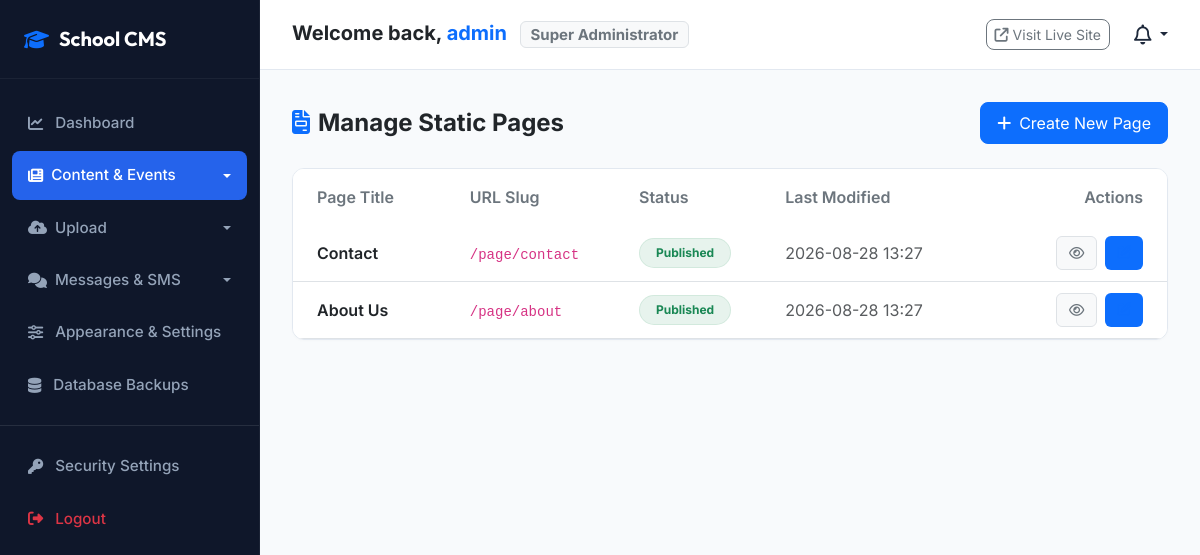
The page /admin/pages (signed in) on the database its author committed.
### app/models/user.py (models this page shows, shortened)
class User(UserMixin, db.Model):
    id = db.Column(db.Integer, primary_key=True)
    username = db.Column(db.String(64), unique=True, nullable=False, index=True)
    email = db.Column(db.String(120), unique=True, nullable=False, index=True)
    password_hash = db.Column(db.String(256), nullable=False)
    is_admin = db.Column(db.Boolean, default=False)
    is_active = db.Column(db.Boolean, default=True)
    school_id = db.Column(db.Integer, db.ForeignKey('school.id'), nullable=True)
    last_login = db.Column(db.DateTime, nullable=True)
    created_at = db.Column(db.DateTime, default=datetime.utcnow)
    updated_at = db.Column(db.DateTime, default=datetime.utcnow, onupdate=datetime.utcnow)
    @property
    def is_super_administrator(self):
        return self.is_admin
    def can(self, perm):
        return self.is_admin
    @property
    def role(self):
        class RoleObj:
            id = 1 if self.is_admin else 2
            name = "Super Administrator" if self.is_admin else "Staff Member"
        return RoleObj()

### app/models/cms.py (models this page shows, shortened)
class Page(db.Model):
    id = db.Column(db.Integer, primary_key=True)
    title = db.Column(db.String(100), nullable=False)
    slug = db.Column(db.String(100), unique=True, nullable=False, index=True)
    content = db.Column(db.Text, nullable=False)
    seo_title = db.Column(db.String(150))
    seo_description = db.Column(db.String(255))
    is_published = db.Column(db.Boolean, default=True)
    created_at = db.Column(db.DateTime, default=datetime.utcnow)
    updated_at = db.Column(db.DateTime, default=datetime.utcnow, onupdate=datetime.utcnow)

### app/admin/routes.py (the view)
@admin.route('/pages')
@login_required
@admin_required
def list_pages():
    pages = Page.query.order_by(Page.updated_at.desc()).all()
    return render_template('admin/pages_list.html', pages=pages)

### app/admin/routes.py (called while the page is built)
def admin_required(f):
    from functools import wraps
    @wraps(f)
    def decorated_function(*args, **kwargs):
        if not current_user.is_authenticated or not current_user.is_admin:
            flash('You do not have permission to access this page.', 'danger')
            return redirect(url_for('main.index'))
        return f(*args, **kwargs)
    return decorated_function

### app/extensions.py (called while the page is built)
@login_manager.user_loader
def load_user(user_id):
    from app.models.user import User
    return User.query.get(int(user_id))

### app/templates/admin/pages_list.html (shortened to what this page needs)
{% extends "admin/base.html" %}
{% block admin_content %}
<div class="d-flex justify-content-between align-items-center mb-4">
    <h4 class="fw-bold m-0 text-dark"><i class="fa-solid fa-file-invoice me-2 text-primary"></i>Manage Static Pages</h4>
    <a href="{{ url_for('admin.new_page') }}" class="btn btn-primary d-flex align-items-center gap-2 rounded-3 py-2 px-3">
        <i class="fa-solid fa-plus"></i>
        <span>Create New Page</span>
    </a>
</div>
<div class="table-card">
    <div class="table-responsive">
        <table class="table table-hover align-middle mb-0">
            <thead class="bg-light">
                <tr>
                    <th scope="col" class="py-3 px-4 border-0 text-secondary fw-semibold">Page Title</th>
                    <th scope="col" class="py-3 border-0 text-secondary fw-semibold">URL Slug</th>
                    <th scope="col" class="py-3 border-0 text-secondary fw-semibold">Status</th>
                    <th scope="col" class="py-3 border-0 text-secondary fw-semibold">Last Modified</th>
                    <th scope="col" class="py-3 border-0 text-secondary fw-semibold text-end px-4">Actions</th>
                </tr>
            </thead>
            <tbody>
                {% for page in pages %}
                    <tr>
                        <td class="py-3 px-4 fw-semibold text-dark">{{ page.title }}</td>
                        <td><code>/page/{{ page.slug }}</code></td>
                        <td>
                            {% if page.is_published %}
                                <span class="badge bg-success bg-opacity-10 text-success border border-success border-opacity-10 px-3 py-2 rounded-pill">Published</span>
                            {% else %}
                                <span class="badge bg-secondary bg-opacity-10 text-secondary border border-secondary border-opacity-10 px-3 py-2 rounded-pill">Draft</span>
                            {% endif %}
                        </td>
                        <td><span class="text-muted">{{ page.updated_at.strftime('%Y-%m-%d %H:%M') }}</span></td>
                        <td class="text-end px-4">
                            <div class="d-flex justify-content-end gap-2">
                                <a href="{{ url_for('main.page', slug=page.slug) }}" class="btn btn-action btn-light border" target="_blank">
                                    <i class="fa-regular fa-eye text-secondary"></i>
                                </a>
                                <a href="{{ url_for('admin.edit_page', id=page.id) }}" class="btn btn-action btn-primary bg-opacity-10 text-primary border-0">
                                    <i class="fa-regular fa-pen-to-square"></i>
                                </a>
                            </div>
                        </td>
                    </tr>
                {% endfor %}
            </tbody>
        </table>
    </div>
</div>
{% endblock %}

### app/templates/admin/base.html (shortened to what this page needs)
<!DOCTYPE html>
<html lang="en">
<head>
    <link href="https://cdn.jsdelivr.net/npm/bootstrap@5.3.2/dist/css/bootstrap.min.css" rel="stylesheet">
    <link href="https://cdnjs.cloudflare.com/ajax/libs/font-awesome/6.4.2/css/all.min.css" rel="stylesheet">
    <link rel="stylesheet" href="{{ url_for('static', filename='css/admin.css') }}">
</head>
<body class="admin-body">
    <aside class="sidebar">
        <div class="sidebar-header">
            <i class="fa-solid fa-graduation-cap text-primary fa-lg"></i>
            <span class="brand-text">School CMS</span>
        </div>
        <ul class="nav-menu">
            <li class="nav-menu-item {% if request.path == '/admin/dashboard' or request.path == '/admin/' %}active{% endif %}">
                <a href="{{ url_for('admin.dashboard') }}" class="nav-menu-link">
                    <i class="fa-solid fa-chart-line"></i>
                    <span>Dashboard</span>
                </a>
            </li>
            {% if current_user.can('manage_pages') or current_user.can('manage_news') or current_user.can('manage_events') %}
                <li class="nav-menu-item dropdown {% if '/admin/pages' in request.path or '/admin/posts' in request.path or '/admin/categories' in request.path or '/admin/events' in request.path %}active{% endif %}">
                    <a class="nav-menu-link dropdown-toggle d-flex align-items-center justify-content-between" href="#" role="button" data-bs-toggle="dropdown" aria-expanded="false">
                        <div class="d-flex align-items-center gap-2">
                            <i class="fa-solid fa-newspaper"></i>
                            <span>Content &amp; Events</span>
                        </div>
                    </a>
                </li>
            {% endif %}
            {% if current_user.can('manage_downloads') or current_user.can('manage_settings') %}
                <li class="nav-menu-item dropdown {% if '/admin/downloads' in request.path or '/admin/media' in request.path or '/admin/upload' in request.path %}active{% endif %}">
                    <a class="nav-menu-link dropdown-toggle d-flex align-items-center justify-content-between" href="#" role="button" data-bs-toggle="dropdown" aria-expanded="false">
                        <div class="d-flex align-items-center gap-2">
                            <i class="fa-solid fa-cloud-arrow-up"></i>
                            <span>Upload</span>
                        </div>
                    </a>
                </li>
            {% endif %}
            {% if current_user.can('manage_messages') %}
                <li class="nav-menu-item dropdown {% if '/admin/inbox' in request.path or '/admin/sms' in request.path %}active{% endif %}">
                    <a class="nav-menu-link dropdown-toggle d-flex align-items-center justify-content-between" href="#" role="button" data-bs-toggle="dropdown" aria-expanded="false">
                        <div class="d-flex align-items-center gap-2">
                            <i class="fa-solid fa-comments"></i>
                            <span>Messages &amp; SMS</span>
                        </div>
                    </a>
                </li>
            {% endif %}
            {% if current_user.can('manage_settings') %}
                <li class="nav-menu-item {% if '/admin/appearance' in request.path or '/admin/settings' in request.path %}active{% endif %}">
                    <a href="{{ url_for('admin.settings') }}" class="nav-menu-link">
                        <i class="fa-solid fa-sliders"></i>
                        <span>Appearance &amp; Settings</span>
                    </a>
                </li>
            {% endif %}
            {% if current_user.is_super_administrator %}
                <li class="nav-menu-item {% if '/admin/backups' in request.path %}active{% endif %}">
                    <a href="{{ url_for('admin.backups') }}" class="nav-menu-link">
                        <i class="fa-solid fa-database"></i>
                        <span>Database Backups</span>
                    </a>
                </li>
            {% endif %}
            <li class="border-top border-secondary my-3 opacity-25"></li>
            <li class="nav-menu-item">
                <a href="{{ url_for('auth.change_password') }}" class="nav-menu-link">
                    <i class="fa-solid fa-key"></i>
                    <span>Security Settings</span>
                </a>
            </li>
            <li class="nav-menu-item">
                <a href="{{ url_for('auth.logout') }}" class="nav-menu-link text-danger">
                    <i class="fa-solid fa-right-from-bracket"></i>
                    <span>Logout</span>
                </a>
            </li>
        </ul>
    </aside>
    <div class="main-wrapper">
        <header class="admin-header">
            <h5 class="fw-bold m-0 text-dark">
                Welcome back, <span class="text-primary">{{ current_user.username }}</span>
                <span class="badge bg-light text-secondary border ms-2 text-xs">{{ current_user.role.name }}</span>
            </h5>
            <div class="d-flex align-items-center gap-4">
                <a href="{{ url_for('main.index') }}" class="btn btn-sm btn-outline-secondary rounded-3" target="_blank">
                    <i class="fa-solid fa-arrow-up-right-from-square me-1"></i>Visit Live Site
                </a>
                <div class="dropdown notification-bell" id="notifBell">
                    <div class="dropdown-toggle" data-bs-toggle="dropdown" aria-expanded="false">
                        <i class="fa-regular fa-bell fa-lg"></i>
                    </div>
                </div>
            </div>
        </header>
        <main class="admin-content">
            {% block admin_content %}{% endblock %}
        </main>
    </div>
</body>
</html>

### app/static/css/admin.css (style rules this page uses)
:root { --sidebar-width: 260px; --sidebar-bg: #0f172a; --sidebar-color: #94a3b8; --sidebar-hover-bg: #1e293b; --sidebar-active-bg: #2563eb; --admin-bg: #f8fafc; --card-bg: #ffffff; --border-color: #e2e8f0; --primary-color: #2563eb; --text-main: #1e293b; --text-muted: #64748b; --transition-fast: all 0.2s ease; --transition-smooth: all 0.35s cubic-bezier(0.4, 0, 0.2, 1); --font-outfit: 'Outfit', sans-serif; --font-inter: 'Inter', sans-serif; }
body.admin-body { background-color: var(--admin-bg); font-family: var(--font-inter); color: var(--text-main); overflow-x: hidden; }
a, button, input, select, textarea { transition: var(--transition-fast); }
.sidebar { position: fixed; top: 0; bottom: 0; left: 0; width: var(--sidebar-width); background-color: var(--sidebar-bg); color: #ffffff; z-index: 100; transition: all 0.3s ease; overflow-y: auto; border-right: 1px solid rgba(255, 255, 255, 0.05); }
.sidebar-header { padding: 1.5rem; border-bottom: 1px solid rgba(255, 255, 255, 0.05); display: flex; align-items: center; gap: 10px; }
.sidebar-header .brand-text { font-family: var(--font-outfit); font-weight: 700; font-size: 1.25rem; color: #ffffff; }
.nav-menu { list-style: none; padding: 1rem 0; margin: 0; }
.nav-menu-item { margin: 4px 12px; }
.nav-menu-link { display: flex; align-items: center; gap: 12px; padding: 0.8rem 1rem; color: var(--sidebar-color); text-decoration: none; border-radius: 8px; font-weight: 500; font-size: 0.95rem; transition: var(--transition-fast); }
.nav-menu-item.active .nav-menu-link { background-color: var(--sidebar-active-bg); color: #ffffff; }
.main-wrapper { margin-left: var(--sidebar-width); min-height: 100vh; display: flex; flex-direction: column; }
.admin-header { background-color: #ffffff; height: 70px; border-bottom: 1px solid var(--border-color); display: flex; align-items: center; justify-content: space-between; padding: 0 2rem; position: sticky; top: 0; z-index: 90; }
.admin-content { flex: 1; padding: 2rem; }
.table-card { background-color: #ffffff; border: 1px solid var(--border-color); border-radius: 12px; box-shadow: 0 1px 3px rgba(0, 0, 0, 0.02); overflow: hidden; transition: var(--transition-smooth); }
.btn-action { padding: 0.35rem 0.75rem; font-size: 0.85rem; border-radius: 6px; transition: var(--transition-fast); }
.notification-bell { position: relative; cursor: pointer; }

### rows shown on the page
User: username "admin", role.name "Super Administrator"
Page: title "Contact", slug "contact", is_published "Published", updated_at "2026-08-28 13:27"
Page: title "About Us", slug "about", is_published "Published", updated_at "2026-08-28 13:27"
